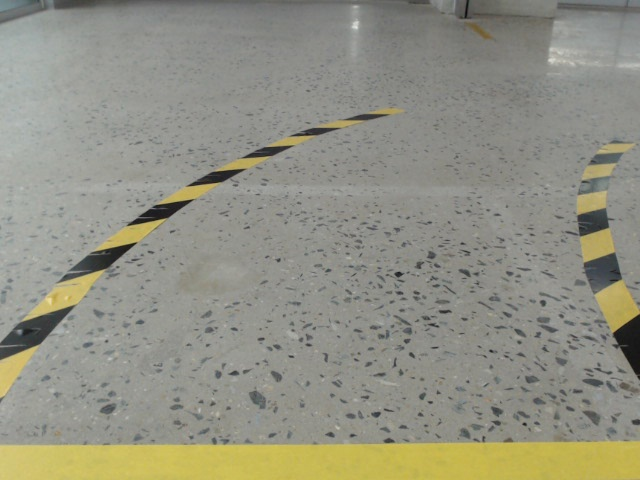
#> input picture caffeine/src/front_ramp.jpg, 640 x 480 px
$ python -i utils.py   (imports and definitions only)
#> lines starting #> are read from the running program, lines starting #| are printed output that depends on the picture; after the words box and inside, x2 and y2 are one past the last pixel; in counts of white or black regions, pixels touching at a corner belong together
import numpy as np
import cv2

def hsv_parking(img, color='yellow'):
#> called with color = 'yellow'
    hsv = cv2.cvtColor(img, cv2.COLOR_RGB2HSV)
#> hsv: shape (480, 640, 3); mean H, S, V 37.4, 24, 147.1

    if color == 'green':
        mask = cv2.inRange(hsv, (30, 90, 80), (80, 255, 255))
        imask = mask > 0
        output = np.zeros_like(hsv, np.uint8)
        output[imask] = 255
        output = cv2.cvtColor(output, cv2.COLOR_RGB2GRAY)
        kernel = cv2.getStructuringElement(cv2.MORPH_RECT, (4, 4))
        output = cv2.morphologyEx(output, cv2.MORPH_OPEN, kernel)
        kernel = cv2.getStructuringElement(cv2.MORPH_RECT, (15, 15))

        output = cv2.morphologyEx(output, cv2.MORPH_DILATE, kernel)
        # output = cv2.cvtColor(output, cv2.COLOR_GRAY2BGR)
        return output

    elif color == 'red':
        mask = cv2.inRange(hsv, (110, 100, 100), (150, 255, 255))
        imask = mask > 0
        output = np.zeros_like(hsv, np.uint8)
        output[imask] = 255
        kernel = cv2.getStructuringElement(cv2.MORPH_ELLIPSE, (7, 7))
        output = cv2.morphologyEx(output, cv2.MORPH_OPEN, kernel)

        kernel = cv2.getStructuringElement(cv2.MORPH_RECT, (15, 15))
        output = cv2.morphologyEx(output, cv2.MORPH_DILATE, kernel)
        # kernel = cv2.getStructuringElement(cv2.MORPH_RECT, (20, 20))
        # output = cv2.morphologyEx(output, cv2.MORPH_OPEN, kernel)
        # output = cv2.cvtColor(output, cv2.COLOR_GRAY2BGR)
        return output

    elif color == 'blue':
        mask = cv2.inRange(hsv, (0, 150, 100), (20, 255, 255))
        imask = mask > 0
        output = np.zeros_like(hsv, np.uint8)
        output[imask] = 255
        kernel = cv2.getStructuringElement(cv2.MORPH_ELLIPSE, (3, 3))
        output = cv2.morphologyEx(output, cv2.MORPH_OPEN, kernel)

        kernel = cv2.getStructuringElement(cv2.MORPH_RECT, (15, 15))
        output = cv2.morphologyEx(output, cv2.MORPH_DILATE, kernel)
        # kernel = cv2.getStructuringElement(cv2.MORPH_RECT, (20, 20))
        # output = cv2.morphologyEx(output, cv2.MORPH_OPEN, kernel)
        # output = cv2.cvtColor(output, cv2.COLOR_GRAY2BGR)
        return output

    elif color == 'yellow':
        mask = cv2.inRange(hsv, (80, 40, 145), (150, 255, 255))
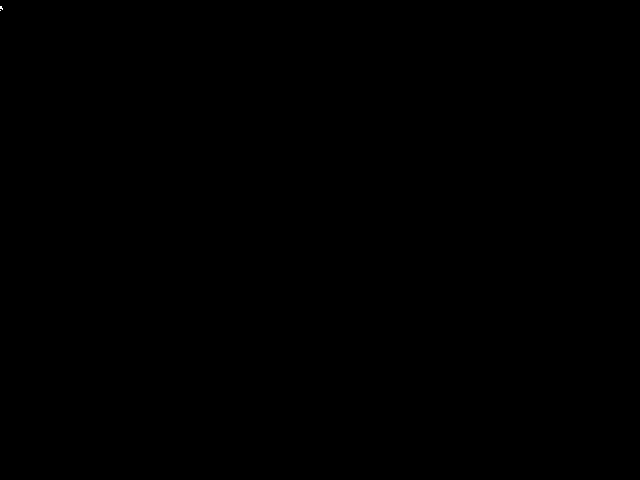
#> mask: shape (480, 640); 0% white in thin lines or dots, all inside (x1, y1, x2, y2) = (0, 6, 3, 11)
        imask = mask > 0
        temp = np.zeros_like(hsv, np.uint8)
        temp[imask] = 255
        kernel = cv2.getStructuringElement(cv2.MORPH_ELLIPSE, (10,10))
        clean = cv2.morphologyEx(temp[:,:,0], cv2.MORPH_OPEN, kernel)
        kernel = cv2.getStructuringElement(cv2.MORPH_ELLIPSE, (15,15))
        output = cv2.morphologyEx(clean, cv2.MORPH_CLOSE, kernel)
        return output

    elif color == 'purple':
        mask = cv2.inRange(hsv, (130, 170, 130), (180, 255, 150))
        imask = mask > 0
        output = np.zeros_like(hsv, np.uint8)
        output[imask] = 255
        # mask = cv2.inRange(hsv, (80, 100, 145), (150, 255, 255))
        return output

def hsv(img, color='yellow'):

        hsv = cv2.cvtColor(img, cv2.COLOR_RGB2HSV)
        # hls = cv2.cvtColor(img, cv2.COLOR_RGB2HLS)

        if color == 'green':
            mask = cv2.inRange(hsv, (25, 60, 50), (86, 255, 255))
        elif color == 'red':
            mask = cv2.inRange(hsv, (115, 100, 50), (130, 255, 255))
        elif color == 'blue':
            mask = cv2.inRange(hsv, (10, 150, 50), (30, 255, 255))
        elif color == 'yellow':
            mask = cv2.inRange(hsv, (40, 60, 80), (160, 255, 255))
        elif color == 'black':
            mask = cv2.inRange(hls, (0, 0, 0), (180, 100, 255))

        imask = mask > 0
        temp = np.zeros_like(hsv, np.uint8)
        temp[imask] = 255
        output = image_clean(temp[:,:,0])
        # plt.imshow(cv2.cvtColor(output, cv2.COLOR_BGR2RGB))

        return output

def image_clean(input):
        H, W = input.shape[:2]
        # using morphology
        kernel = cv2.getStructuringElement(cv2.MORPH_ELLIPSE, (9,9))
        clean = cv2.morphologyEx(input, cv2.MORPH_OPEN, kernel)
        kernel = cv2.getStructuringElement(cv2.MORPH_ELLIPSE, (15,15))
        img_clean = cv2.morphologyEx(clean, cv2.MORPH_CLOSE, kernel)

        return img_clean

>>> import cv2
>>> picture = cv2.cvtColor(cv2.imread('../../caffeine/src/front_ramp.jpg'), cv2.COLOR_BGR2RGB)
>>> result = hsv_parking(picture)
#> result: shape (480, 640); every value is 0
